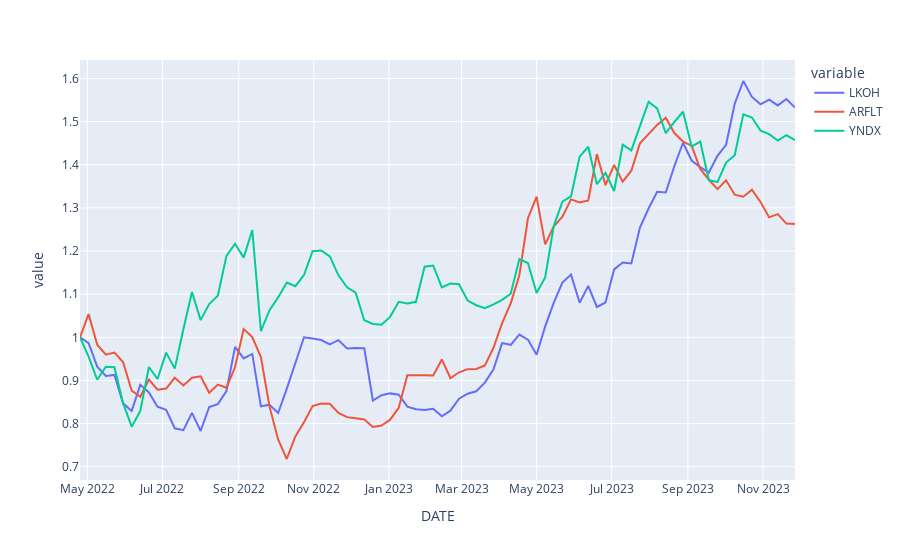

The code cell stored with this chart in its notebook:
### Markdown cell above
## Изменение стоимости акций

### Code cell
#изменение от начальной точки периода
px.line(df/df.iloc[0])
